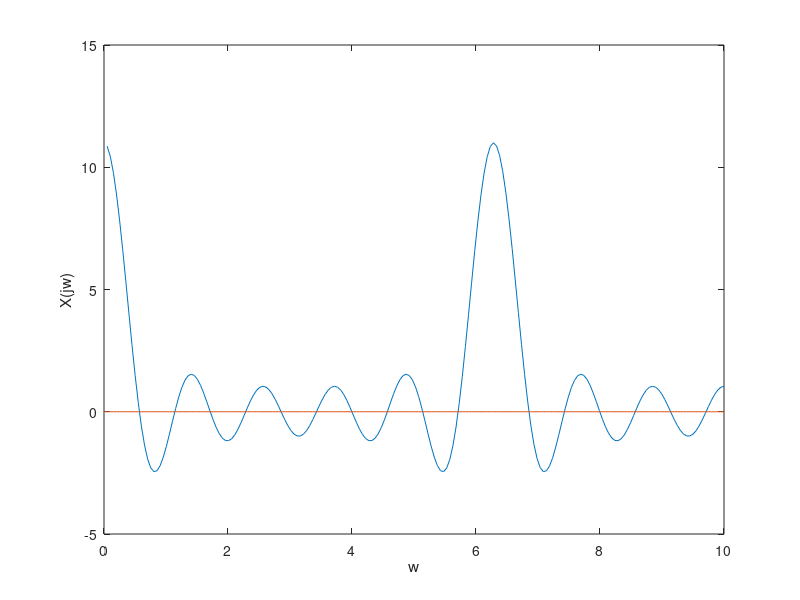

Here is the MATLAB script that generated this plot:
% ------ EJERCICIO DUUUE

N1=5;
n_points = 200;
w = linspace(0,10,n_points); 
Xw = sin(w*(N1+0.5))./sin(w/2); 

plot(w,Xw);
hold on;
Xwi = imag(Xw);
plot(w,Xwi);
xlabel('w'), ylabel('X(jw)');
hold off;